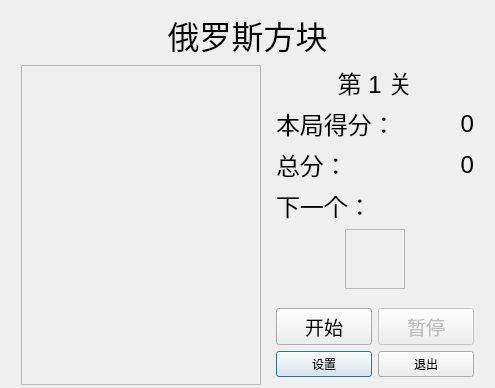
<?xml version="1.0" encoding="UTF-8"?>
<ui version="4.0">
 <class>GameDlg</class>
 <widget class="QDialog" name="GameDlg">
  <property name="geometry">
   <rect>
    <x>0</x>
    <y>0</y>
    <width>495</width>
    <height>388</height>
   </rect>
  </property>
  <property name="sizePolicy">
   <sizepolicy hsizetype="Preferred" vsizetype="Preferred">
    <horstretch>0</horstretch>
    <verstretch>0</verstretch>
   </sizepolicy>
  </property>
  <property name="minimumSize">
   <size>
    <width>480</width>
    <height>388</height>
   </size>
  </property>
  <property name="maximumSize">
   <size>
    <width>560</width>
    <height>420</height>
   </size>
  </property>
  <property name="windowTitle">
   <string>GameDlg</string>
  </property>
  <layout class="QVBoxLayout" name="verticalLayout_2">
   <item>
    <widget class="QLabel" name="title">
     <property name="font">
      <font>
       <pointsize>24</pointsize>
      </font>
     </property>
     <property name="text">
      <string>俄罗斯方块</string>
     </property>
     <property name="alignment">
      <set>Qt::AlignCenter</set>
     </property>
    </widget>
   </item>
   <item>
    <layout class="QHBoxLayout" name="horizontalLayout_2">
     <item>
      <spacer name="horizontalSpacer_5">
       <property name="orientation">
        <enum>Qt::Horizontal</enum>
       </property>
       <property name="sizeHint" stdset="0">
        <size>
         <width>13</width>
         <height>307</height>
        </size>
       </property>
      </spacer>
     </item>
     <item>
      <widget class="QFrame" name="gamePanel">
       <property name="sizePolicy">
        <sizepolicy hsizetype="Fixed" vsizetype="Fixed">
         <horstretch>0</horstretch>
         <verstretch>0</verstretch>
        </sizepolicy>
       </property>
       <property name="minimumSize">
        <size>
         <width>240</width>
         <height>320</height>
        </size>
       </property>
       <property name="frameShape">
        <enum>QFrame::StyledPanel</enum>
       </property>
       <property name="frameShadow">
        <enum>QFrame::Raised</enum>
       </property>
      </widget>
     </item>
     <item>
      <spacer name="horizontalSpacer">
       <property name="orientation">
        <enum>Qt::Horizontal</enum>
       </property>
       <property name="sizeHint" stdset="0">
        <size>
         <width>13</width>
         <height>307</height>
        </size>
       </property>
      </spacer>
     </item>
     <item>
      <layout class="QVBoxLayout" name="verticalLayout">
       <item>
        <widget class="QLabel" name="level">
         <property name="font">
          <font>
           <pointsize>18</pointsize>
          </font>
         </property>
         <property name="text">
          <string>第 1 关</string>
         </property>
         <property name="alignment">
          <set>Qt::AlignCenter</set>
         </property>
        </widget>
       </item>
       <item>
        <layout class="QGridLayout" name="gridLayout">
         <item row="0" column="0" colspan="2">
          <widget class="QLabel" name="headlineScore">
           <property name="font">
            <font>
             <pointsize>18</pointsize>
            </font>
           </property>
           <property name="text">
            <string>本局得分：</string>
           </property>
           <property name="alignment">
            <set>Qt::AlignLeading|Qt::AlignLeft|Qt::AlignVCenter</set>
           </property>
          </widget>
         </item>
         <item row="0" column="2">
          <widget class="QLabel" name="score">
           <property name="minimumSize">
            <size>
             <width>72</width>
             <height>0</height>
            </size>
           </property>
           <property name="font">
            <font>
             <pointsize>18</pointsize>
            </font>
           </property>
           <property name="text">
            <string>0</string>
           </property>
           <property name="alignment">
            <set>Qt::AlignRight|Qt::AlignTrailing|Qt::AlignVCenter</set>
           </property>
          </widget>
         </item>
         <item row="1" column="0">
          <widget class="QLabel" name="headlineTotalScore">
           <property name="font">
            <font>
             <pointsize>18</pointsize>
            </font>
           </property>
           <property name="text">
            <string>总分：</string>
           </property>
           <property name="alignment">
            <set>Qt::AlignLeading|Qt::AlignLeft|Qt::AlignVCenter</set>
           </property>
          </widget>
         </item>
         <item row="1" column="1" colspan="2">
          <widget class="QLabel" name="totalScore">
           <property name="minimumSize">
            <size>
             <width>72</width>
             <height>0</height>
            </size>
           </property>
           <property name="font">
            <font>
             <pointsize>18</pointsize>
            </font>
           </property>
           <property name="text">
            <string>0</string>
           </property>
           <property name="alignment">
            <set>Qt::AlignRight|Qt::AlignTrailing|Qt::AlignVCenter</set>
           </property>
          </widget>
         </item>
        </layout>
       </item>
       <item>
        <widget class="QLabel" name="headlineNext">
         <property name="font">
          <font>
           <pointsize>18</pointsize>
          </font>
         </property>
         <property name="text">
          <string>下一个：</string>
         </property>
         <property name="alignment">
          <set>Qt::AlignLeading|Qt::AlignLeft|Qt::AlignVCenter</set>
         </property>
        </widget>
       </item>
       <item>
        <layout class="QHBoxLayout" name="horizontalLayout">
         <item>
          <spacer name="horizontalSpacer_3">
           <property name="orientation">
            <enum>Qt::Horizontal</enum>
           </property>
           <property name="sizeHint" stdset="0">
            <size>
             <width>40</width>
             <height>20</height>
            </size>
           </property>
          </spacer>
         </item>
         <item>
          <widget class="QFrame" name="nextPanel">
           <property name="sizePolicy">
            <sizepolicy hsizetype="Fixed" vsizetype="Fixed">
             <horstretch>0</horstretch>
             <verstretch>0</verstretch>
            </sizepolicy>
           </property>
           <property name="minimumSize">
            <size>
             <width>60</width>
             <height>60</height>
            </size>
           </property>
           <property name="frameShape">
            <enum>QFrame::StyledPanel</enum>
           </property>
           <property name="frameShadow">
            <enum>QFrame::Raised</enum>
           </property>
          </widget>
         </item>
         <item>
          <spacer name="horizontalSpacer_4">
           <property name="orientation">
            <enum>Qt::Horizontal</enum>
           </property>
           <property name="sizeHint" stdset="0">
            <size>
             <width>40</width>
             <height>20</height>
            </size>
           </property>
          </spacer>
         </item>
        </layout>
       </item>
       <item>
        <spacer name="verticalSpacer_2">
         <property name="orientation">
          <enum>Qt::Vertical</enum>
         </property>
         <property name="sizeHint" stdset="0">
          <size>
           <width>169</width>
           <height>13</height>
          </size>
         </property>
        </spacer>
       </item>
       <item>
        <layout class="QGridLayout" name="gridLayout_2">
         <item row="0" column="0">
          <widget class="QPushButton" name="startBtn">
           <property name="font">
            <font>
             <pointsize>14</pointsize>
            </font>
           </property>
           <property name="focusPolicy">
            <enum>Qt::NoFocus</enum>
           </property>
           <property name="text">
            <string>开始</string>
           </property>
          </widget>
         </item>
         <item row="0" column="1">
          <widget class="QPushButton" name="pauseBtn">
           <property name="enabled">
            <bool>false</bool>
           </property>
           <property name="font">
            <font>
             <pointsize>14</pointsize>
            </font>
           </property>
           <property name="focusPolicy">
            <enum>Qt::NoFocus</enum>
           </property>
           <property name="text">
            <string>暂停</string>
           </property>
          </widget>
         </item>
         <item row="1" column="0">
          <widget class="QPushButton" name="setBtn">
           <property name="text">
            <string>设置</string>
           </property>
          </widget>
         </item>
         <item row="1" column="1">
          <widget class="QPushButton" name="exitBtn">
           <property name="text">
            <string>退出</string>
           </property>
          </widget>
         </item>
        </layout>
       </item>
      </layout>
     </item>
     <item>
      <spacer name="horizontalSpacer_2">
       <property name="orientation">
        <enum>Qt::Horizontal</enum>
       </property>
       <property name="sizeHint" stdset="0">
        <size>
         <width>13</width>
         <height>307</height>
        </size>
       </property>
      </spacer>
     </item>
    </layout>
   </item>
   <item>
    <spacer name="verticalSpacer">
     <property name="orientation">
      <enum>Qt::Vertical</enum>
     </property>
     <property name="sizeHint" stdset="0">
      <size>
       <width>20</width>
       <height>13</height>
      </size>
     </property>
    </spacer>
   </item>
  </layout>
 </widget>
 <layoutdefault spacing="6" margin="11"/>
 <resources/>
 <connections/>
</ui>
